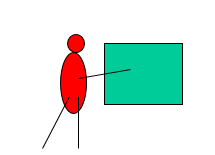
//> input picture WeatherGirl/WeatherGirl/1.png, 215 x 155 px
$ ./main   (built with g++ and OpenCV 4)
//> lines starting //> are read from the running program, lines starting //| are printed output that depends on the picture
#include "opencv2/opencv.hpp"
#include <iostream>

using namespace cv;
using namespace std;

Mat getImage(String name) {
//> called with name = "1.png"
	Mat image;
	image = imread(name, CV_LOAD_IMAGE_COLOR); //FLAG = 1 = CV_LOAD_IMAGE_COLOR
//> image is the input picture: 155 rows x 215 cols, CV_8UC3; mean B, G, R 225.8, 232.8, 215
//> call 2 of getImage, with name = "2.png"
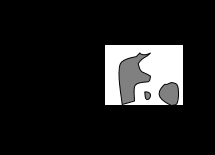
//> input picture WeatherGirl/WeatherGirl/2.png, 215 x 155 px
//> in getImage, image is the input picture: 155 rows x 215 cols, CV_8UC3; min 0, max 255, mean 29.6

	return image;
}

Mat PictureThresholds(Mat src1, Mat src2, int b_thres1, int b_thres2) {
//> called with b_thres1 = 50, b_thres2 = 200
	Mat output(src1.size(), CV_8UC3);
	// [4 lines of commented-out code are left out]
	if (src1.data && !src1.empty())
	{
		for (size_t y = 0; y < src1.rows; ++y)
		{
			for (size_t x = 0; x < src1.cols; ++x)
			{
				if (src1.at<Vec4b>(y, x)[0] < b_thres1 && src1.at<Vec3b>(y, x)[0] > b_thres2)
				{
					output.at<Vec3b>(y, x) = src2.at<Vec3b>(y, x);
				}
				else
				{
					output.at<Vec3b>(y, x) = src1.at<Vec3b>(y, x);
				}
				imshow("OUTPUT", output);

				//cout << "R: " << src.at<Vec3b>(y, x)[2] << " G: " << src.at<Vec3b>(y, x)[1] << " B: " << src.at<Vec3b>(y, x)[2] << endl;
			}
		}
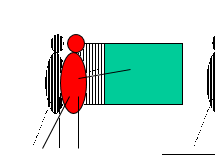
//> output: 155 rows x 215 cols, CV_8UC3; mean B, G, R 214.1, 221.2, 203.4
	}

	return output;
}

int main()
{
	Mat img1, img2, output;

	try
	{
		img1 = getImage("1.png");
		img2 = getImage("2.png");
	}
	catch (Exception e)
	{
		return 1;
	}

	try
	{
		Mat output = PictureThresholds(img1, img2, 50, 200);
	}
	catch (Exception e)
	{
		cout << e.msg;
		return 2;
	}


	try
	{
		imshow("1", img1);
		imshow("2", img2);
		//imshow("IMAGE", output);
		waitKey(0);
	}
	catch (Exception e)
	{
		return 3;
	}

	return 0;
}
